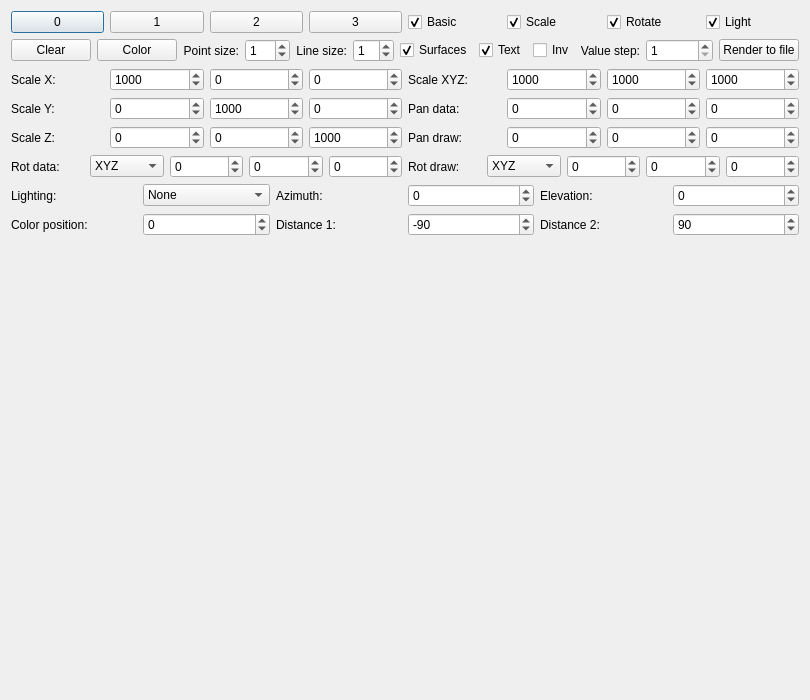
<?xml version="1.0" encoding="UTF-8"?>
<ui version="4.0">
 <class>IOGraphWin</class>
 <widget class="QDialog" name="IOGraphWin">
  <property name="geometry">
   <rect>
    <x>0</x>
    <y>0</y>
    <width>800</width>
    <height>700</height>
   </rect>
  </property>
  <property name="windowTitle">
   <string>Graph 0</string>
  </property>
  <layout class="QGridLayout" name="gridLayout_3">
   <item row="4" column="0" colspan="2">
    <layout class="QGridLayout" name="gridLayout_4">
     <item row="0" column="1">
      <widget class="QComboBox" name="LightMode">
       <item>
        <property name="text">
         <string>None</string>
        </property>
       </item>
       <item>
        <property name="text">
         <string>Distance</string>
        </property>
       </item>
       <item>
        <property name="text">
         <string>Angle</string>
        </property>
       </item>
      </widget>
     </item>
     <item row="0" column="2">
      <widget class="QLabel" name="LightAngleHL">
       <property name="text">
        <string>Azimuth:</string>
       </property>
      </widget>
     </item>
     <item row="0" column="4">
      <widget class="QLabel" name="LightAngleVL">
       <property name="text">
        <string>Elevation:</string>
       </property>
      </widget>
     </item>
     <item row="0" column="3">
      <widget class="QSpinBox" name="LightAngleHT">
       <property name="minimum">
        <number>-720</number>
       </property>
       <property name="maximum">
        <number>720</number>
       </property>
      </widget>
     </item>
     <item row="0" column="5">
      <widget class="QSpinBox" name="LightAngleVT">
       <property name="minimum">
        <number>-720</number>
       </property>
       <property name="maximum">
        <number>720</number>
       </property>
      </widget>
     </item>
     <item row="0" column="0">
      <widget class="QLabel" name="LightL">
       <property name="text">
        <string>Lighting:</string>
       </property>
      </widget>
     </item>
     <item row="1" column="0">
      <widget class="QLabel" name="LightDist0L">
       <property name="text">
        <string>Color position:</string>
       </property>
      </widget>
     </item>
     <item row="1" column="1">
      <widget class="QSpinBox" name="LightDist0T">
       <property name="minimum">
        <number>-1000000</number>
       </property>
       <property name="maximum">
        <number>1000000</number>
       </property>
      </widget>
     </item>
     <item row="1" column="2">
      <widget class="QLabel" name="LightDist1L">
       <property name="text">
        <string>Distance 1:</string>
       </property>
      </widget>
     </item>
     <item row="1" column="3">
      <widget class="QSpinBox" name="LightDist1T">
       <property name="minimum">
        <number>-1000000</number>
       </property>
       <property name="maximum">
        <number>1000000</number>
       </property>
       <property name="value">
        <number>-90</number>
       </property>
      </widget>
     </item>
     <item row="1" column="4">
      <widget class="QLabel" name="LightDist2L">
       <property name="text">
        <string>Distance 2:</string>
       </property>
      </widget>
     </item>
     <item row="1" column="5">
      <widget class="QSpinBox" name="LightDist2T">
       <property name="minimum">
        <number>-1000000</number>
       </property>
       <property name="maximum">
        <number>1000000</number>
       </property>
       <property name="value">
        <number>90</number>
       </property>
      </widget>
     </item>
    </layout>
   </item>
   <item row="2" column="0" colspan="2">
    <layout class="QGridLayout" name="gridLayout">
     <item row="1" column="3">
      <widget class="QSpinBox" name="GrScaleYZ">
       <property name="minimum">
        <number>-1000000</number>
       </property>
       <property name="maximum">
        <number>1000000</number>
       </property>
      </widget>
     </item>
     <item row="1" column="2">
      <widget class="QSpinBox" name="GrScaleYY">
       <property name="minimum">
        <number>-1000000</number>
       </property>
       <property name="maximum">
        <number>1000000</number>
       </property>
       <property name="value">
        <number>1000</number>
       </property>
      </widget>
     </item>
     <item row="2" column="1">
      <widget class="QSpinBox" name="GrScaleZX">
       <property name="minimum">
        <number>-1000000</number>
       </property>
       <property name="maximum">
        <number>1000000</number>
       </property>
      </widget>
     </item>
     <item row="2" column="3">
      <widget class="QSpinBox" name="GrScaleZZ">
       <property name="minimum">
        <number>-1000000</number>
       </property>
       <property name="maximum">
        <number>1000000</number>
       </property>
       <property name="value">
        <number>1000</number>
       </property>
      </widget>
     </item>
     <item row="0" column="5">
      <widget class="QSpinBox" name="GrScaleX">
       <property name="minimum">
        <number>-1000000</number>
       </property>
       <property name="maximum">
        <number>1000000</number>
       </property>
       <property name="value">
        <number>1000</number>
       </property>
      </widget>
     </item>
     <item row="2" column="2">
      <widget class="QSpinBox" name="GrScaleZY">
       <property name="minimum">
        <number>-1000000</number>
       </property>
       <property name="maximum">
        <number>1000000</number>
       </property>
      </widget>
     </item>
     <item row="0" column="7">
      <widget class="QSpinBox" name="GrScaleZ">
       <property name="minimum">
        <number>-1000000</number>
       </property>
       <property name="maximum">
        <number>1000000</number>
       </property>
       <property name="value">
        <number>1000</number>
       </property>
      </widget>
     </item>
     <item row="1" column="6">
      <widget class="QSpinBox" name="GrOffset1Y">
       <property name="minimum">
        <number>-1000000</number>
       </property>
       <property name="maximum">
        <number>1000000</number>
       </property>
      </widget>
     </item>
     <item row="0" column="6">
      <widget class="QSpinBox" name="GrScaleY">
       <property name="minimum">
        <number>-1000000</number>
       </property>
       <property name="maximum">
        <number>1000000</number>
       </property>
       <property name="value">
        <number>1000</number>
       </property>
      </widget>
     </item>
     <item row="2" column="5">
      <widget class="QSpinBox" name="GrOffset2X">
       <property name="minimum">
        <number>-1000000</number>
       </property>
       <property name="maximum">
        <number>1000000</number>
       </property>
      </widget>
     </item>
     <item row="1" column="5">
      <widget class="QSpinBox" name="GrOffset1X">
       <property name="minimum">
        <number>-1000000</number>
       </property>
       <property name="maximum">
        <number>1000000</number>
       </property>
      </widget>
     </item>
     <item row="2" column="6">
      <widget class="QSpinBox" name="GrOffset2Y">
       <property name="minimum">
        <number>-1000000</number>
       </property>
       <property name="maximum">
        <number>1000000</number>
       </property>
      </widget>
     </item>
     <item row="1" column="7">
      <widget class="QSpinBox" name="GrOffset1Z">
       <property name="minimum">
        <number>-1000000</number>
       </property>
       <property name="maximum">
        <number>1000000</number>
       </property>
      </widget>
     </item>
     <item row="2" column="7">
      <widget class="QSpinBox" name="GrOffset2Z">
       <property name="minimum">
        <number>-1000000</number>
       </property>
       <property name="maximum">
        <number>1000000</number>
       </property>
      </widget>
     </item>
     <item row="0" column="0">
      <widget class="QLabel" name="GrScaleXL">
       <property name="text">
        <string>Scale X:</string>
       </property>
      </widget>
     </item>
     <item row="1" column="4">
      <widget class="QLabel" name="GrOffset1L">
       <property name="text">
        <string>Pan data:</string>
       </property>
      </widget>
     </item>
     <item row="0" column="4">
      <widget class="QLabel" name="GrScaleL">
       <property name="text">
        <string>Scale XYZ:</string>
       </property>
      </widget>
     </item>
     <item row="2" column="0">
      <widget class="QLabel" name="GrScaleZL">
       <property name="text">
        <string>Scale Z:</string>
       </property>
      </widget>
     </item>
     <item row="1" column="0">
      <widget class="QLabel" name="GrScaleYL">
       <property name="text">
        <string>Scale Y:</string>
       </property>
      </widget>
     </item>
     <item row="2" column="4">
      <widget class="QLabel" name="GrOffset2L">
       <property name="text">
        <string>Pan draw:</string>
       </property>
      </widget>
     </item>
     <item row="0" column="1">
      <widget class="QSpinBox" name="GrScaleXX">
       <property name="minimum">
        <number>-1000000</number>
       </property>
       <property name="maximum">
        <number>1000000</number>
       </property>
       <property name="value">
        <number>1000</number>
       </property>
      </widget>
     </item>
     <item row="0" column="2">
      <widget class="QSpinBox" name="GrScaleXY">
       <property name="minimum">
        <number>-1000000</number>
       </property>
       <property name="maximum">
        <number>1000000</number>
       </property>
      </widget>
     </item>
     <item row="0" column="3">
      <widget class="QSpinBox" name="GrScaleXZ">
       <property name="minimum">
        <number>-1000000</number>
       </property>
       <property name="maximum">
        <number>1000000</number>
       </property>
      </widget>
     </item>
     <item row="1" column="1">
      <widget class="QSpinBox" name="GrScaleYX">
       <property name="minimum">
        <number>-1000000</number>
       </property>
       <property name="maximum">
        <number>1000000</number>
       </property>
      </widget>
     </item>
    </layout>
   </item>
   <item row="5" column="0" colspan="2">
    <widget class="QMouseLabel" name="GraphScreen">
     <property name="sizePolicy">
      <sizepolicy hsizetype="Preferred" vsizetype="Expanding">
       <horstretch>0</horstretch>
       <verstretch>0</verstretch>
      </sizepolicy>
     </property>
     <property name="text">
      <string/>
     </property>
     <property name="alignment">
      <set>Qt::AlignLeading|Qt::AlignLeft|Qt::AlignTop</set>
     </property>
    </widget>
   </item>
   <item row="3" column="0" colspan="2">
    <layout class="QGridLayout" name="gridLayout_2">
     <item row="0" column="0">
      <widget class="QLabel" name="Rot1L">
       <property name="text">
        <string>Rot data:</string>
       </property>
      </widget>
     </item>
     <item row="0" column="4">
      <widget class="QSpinBox" name="Rot1Z">
       <property name="minimum">
        <number>-720</number>
       </property>
       <property name="maximum">
        <number>720</number>
       </property>
      </widget>
     </item>
     <item row="0" column="2">
      <widget class="QSpinBox" name="Rot1X">
       <property name="minimum">
        <number>-720</number>
       </property>
       <property name="maximum">
        <number>720</number>
       </property>
      </widget>
     </item>
     <item row="0" column="3">
      <widget class="QSpinBox" name="Rot1Y">
       <property name="minimum">
        <number>-720</number>
       </property>
       <property name="maximum">
        <number>720</number>
       </property>
      </widget>
     </item>
     <item row="0" column="5">
      <widget class="QLabel" name="Rot2L">
       <property name="text">
        <string>Rot draw:</string>
       </property>
      </widget>
     </item>
     <item row="0" column="7">
      <widget class="QSpinBox" name="Rot2X">
       <property name="minimum">
        <number>-720</number>
       </property>
       <property name="maximum">
        <number>720</number>
       </property>
      </widget>
     </item>
     <item row="0" column="9">
      <widget class="QSpinBox" name="Rot2Z">
       <property name="minimum">
        <number>-720</number>
       </property>
       <property name="maximum">
        <number>720</number>
       </property>
      </widget>
     </item>
     <item row="0" column="8">
      <widget class="QSpinBox" name="Rot2Y">
       <property name="minimum">
        <number>-720</number>
       </property>
       <property name="maximum">
        <number>720</number>
       </property>
      </widget>
     </item>
     <item row="0" column="1">
      <widget class="QComboBox" name="Rot1Order">
       <item>
        <property name="text">
         <string>XYZ</string>
        </property>
       </item>
       <item>
        <property name="text">
         <string>XZY</string>
        </property>
       </item>
       <item>
        <property name="text">
         <string>YZX</string>
        </property>
       </item>
       <item>
        <property name="text">
         <string>YXZ</string>
        </property>
       </item>
       <item>
        <property name="text">
         <string>ZXY</string>
        </property>
       </item>
       <item>
        <property name="text">
         <string>ZYX</string>
        </property>
       </item>
      </widget>
     </item>
     <item row="0" column="6">
      <widget class="QComboBox" name="Rot2Order">
       <item>
        <property name="text">
         <string>XYZ</string>
        </property>
       </item>
       <item>
        <property name="text">
         <string>XZY</string>
        </property>
       </item>
       <item>
        <property name="text">
         <string>YZX</string>
        </property>
       </item>
       <item>
        <property name="text">
         <string>YXZ</string>
        </property>
       </item>
       <item>
        <property name="text">
         <string>ZXY</string>
        </property>
       </item>
       <item>
        <property name="text">
         <string>ZYX</string>
        </property>
       </item>
      </widget>
     </item>
    </layout>
   </item>
   <item row="0" column="0" colspan="2">
    <layout class="QHBoxLayout" name="horizontalLayout">
     <item>
      <widget class="QPushButton" name="Show0">
       <property name="text">
        <string>0</string>
       </property>
      </widget>
     </item>
     <item>
      <widget class="QPushButton" name="Show1">
       <property name="text">
        <string>1</string>
       </property>
      </widget>
     </item>
     <item>
      <widget class="QPushButton" name="Show2">
       <property name="text">
        <string>2</string>
       </property>
      </widget>
     </item>
     <item>
      <widget class="QPushButton" name="Show3">
       <property name="text">
        <string>3</string>
       </property>
      </widget>
     </item>
     <item>
      <widget class="QCheckBox" name="ShowHide1">
       <property name="text">
        <string>Basic</string>
       </property>
       <property name="checked">
        <bool>true</bool>
       </property>
      </widget>
     </item>
     <item>
      <widget class="QCheckBox" name="ShowHide2">
       <property name="text">
        <string>Scale</string>
       </property>
       <property name="checked">
        <bool>true</bool>
       </property>
      </widget>
     </item>
     <item>
      <widget class="QCheckBox" name="ShowHide3">
       <property name="text">
        <string>Rotate</string>
       </property>
       <property name="checked">
        <bool>true</bool>
       </property>
      </widget>
     </item>
     <item>
      <widget class="QCheckBox" name="ShowHide4">
       <property name="text">
        <string>Light</string>
       </property>
       <property name="checked">
        <bool>true</bool>
       </property>
      </widget>
     </item>
    </layout>
   </item>
   <item row="1" column="0" colspan="2">
    <layout class="QHBoxLayout" name="horizontalLayout_2">
     <item>
      <widget class="QPushButton" name="GraphClear">
       <property name="text">
        <string>Clear</string>
       </property>
      </widget>
     </item>
     <item>
      <widget class="QPushButton" name="GraphColor">
       <property name="text">
        <string>Color</string>
       </property>
      </widget>
     </item>
     <item>
      <widget class="QLabel" name="GraphPlotSizePL">
       <property name="text">
        <string>Point size:</string>
       </property>
       <property name="alignment">
        <set>Qt::AlignRight|Qt::AlignTrailing|Qt::AlignVCenter</set>
       </property>
      </widget>
     </item>
     <item>
      <widget class="QSpinBox" name="GraphPlotSizeP">
       <property name="minimum">
        <number>-50</number>
       </property>
       <property name="maximum">
        <number>50</number>
       </property>
       <property name="value">
        <number>1</number>
       </property>
      </widget>
     </item>
     <item>
      <widget class="QLabel" name="GraphPlotSizeLL">
       <property name="text">
        <string>Line size:</string>
       </property>
       <property name="alignment">
        <set>Qt::AlignRight|Qt::AlignTrailing|Qt::AlignVCenter</set>
       </property>
      </widget>
     </item>
     <item>
      <widget class="QSpinBox" name="GraphPlotSizeL">
       <property name="minimum">
        <number>0</number>
       </property>
       <property name="maximum">
        <number>50</number>
       </property>
       <property name="value">
        <number>1</number>
       </property>
      </widget>
     </item>
     <item>
      <widget class="QCheckBox" name="GraphPlotSurface">
       <property name="text">
        <string>Surfaces</string>
       </property>
       <property name="checked">
        <bool>true</bool>
       </property>
      </widget>
     </item>
     <item>
      <widget class="QCheckBox" name="GraphPlotText">
       <property name="text">
        <string>Text</string>
       </property>
       <property name="checked">
        <bool>true</bool>
       </property>
      </widget>
     </item>
     <item>
      <widget class="QCheckBox" name="GraphInv">
       <property name="text">
        <string>Inv</string>
       </property>
      </widget>
     </item>
     <item>
      <widget class="QLabel" name="ValueStepL">
       <property name="text">
        <string>Value step:</string>
       </property>
       <property name="alignment">
        <set>Qt::AlignRight|Qt::AlignTrailing|Qt::AlignVCenter</set>
       </property>
      </widget>
     </item>
     <item>
      <widget class="QSpinBox" name="ValueStepT">
       <property name="minimum">
        <number>1</number>
       </property>
       <property name="maximum">
        <number>1000000</number>
       </property>
      </widget>
     </item>
     <item>
      <widget class="QPushButton" name="RenderFile">
       <property name="text">
        <string>Render to file</string>
       </property>
      </widget>
     </item>
    </layout>
   </item>
  </layout>
 </widget>
 <customwidgets>
  <customwidget>
   <class>QMouseLabel</class>
   <extends>QLabel</extends>
   <header>qmouselabel.h</header>
  </customwidget>
 </customwidgets>
 <tabstops>
  <tabstop>Show0</tabstop>
  <tabstop>Show1</tabstop>
  <tabstop>Show2</tabstop>
  <tabstop>Show3</tabstop>
  <tabstop>ShowHide1</tabstop>
  <tabstop>ShowHide2</tabstop>
  <tabstop>ShowHide3</tabstop>
  <tabstop>ShowHide4</tabstop>
  <tabstop>GraphClear</tabstop>
  <tabstop>GraphColor</tabstop>
  <tabstop>GraphPlotSizeP</tabstop>
  <tabstop>GraphPlotSizeL</tabstop>
  <tabstop>GraphPlotSurface</tabstop>
  <tabstop>GraphPlotText</tabstop>
  <tabstop>GraphInv</tabstop>
  <tabstop>ValueStepT</tabstop>
  <tabstop>RenderFile</tabstop>
  <tabstop>GrScaleXX</tabstop>
  <tabstop>GrScaleXY</tabstop>
  <tabstop>GrScaleXZ</tabstop>
  <tabstop>GrScaleYX</tabstop>
  <tabstop>GrScaleYY</tabstop>
  <tabstop>GrScaleYZ</tabstop>
  <tabstop>GrScaleZX</tabstop>
  <tabstop>GrScaleZY</tabstop>
  <tabstop>GrScaleZZ</tabstop>
  <tabstop>GrScaleX</tabstop>
  <tabstop>GrScaleY</tabstop>
  <tabstop>GrScaleZ</tabstop>
  <tabstop>GrOffset1X</tabstop>
  <tabstop>GrOffset1Y</tabstop>
  <tabstop>GrOffset1Z</tabstop>
  <tabstop>GrOffset2X</tabstop>
  <tabstop>GrOffset2Y</tabstop>
  <tabstop>GrOffset2Z</tabstop>
  <tabstop>Rot1Order</tabstop>
  <tabstop>Rot1X</tabstop>
  <tabstop>Rot1Y</tabstop>
  <tabstop>Rot1Z</tabstop>
  <tabstop>Rot2Order</tabstop>
  <tabstop>Rot2X</tabstop>
  <tabstop>Rot2Y</tabstop>
  <tabstop>Rot2Z</tabstop>
  <tabstop>LightMode</tabstop>
  <tabstop>LightAngleHT</tabstop>
  <tabstop>LightAngleVT</tabstop>
  <tabstop>LightDist0T</tabstop>
  <tabstop>LightDist1T</tabstop>
  <tabstop>LightDist2T</tabstop>
 </tabstops>
 <resources/>
 <connections/>
</ui>
